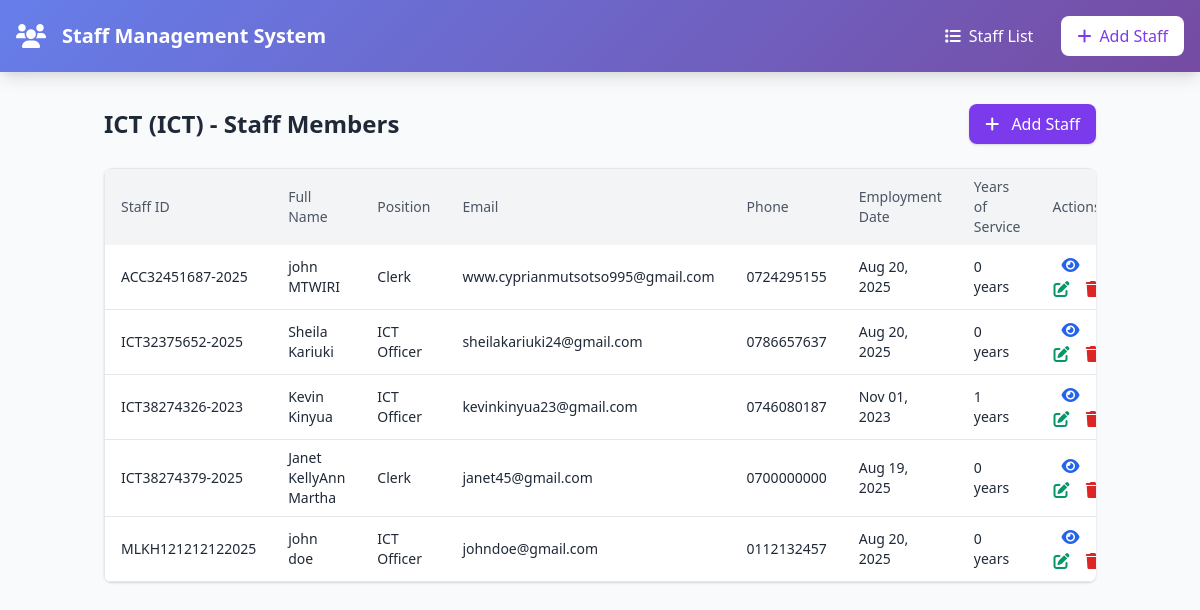
The app's page /department/1/ (signed in), older data.
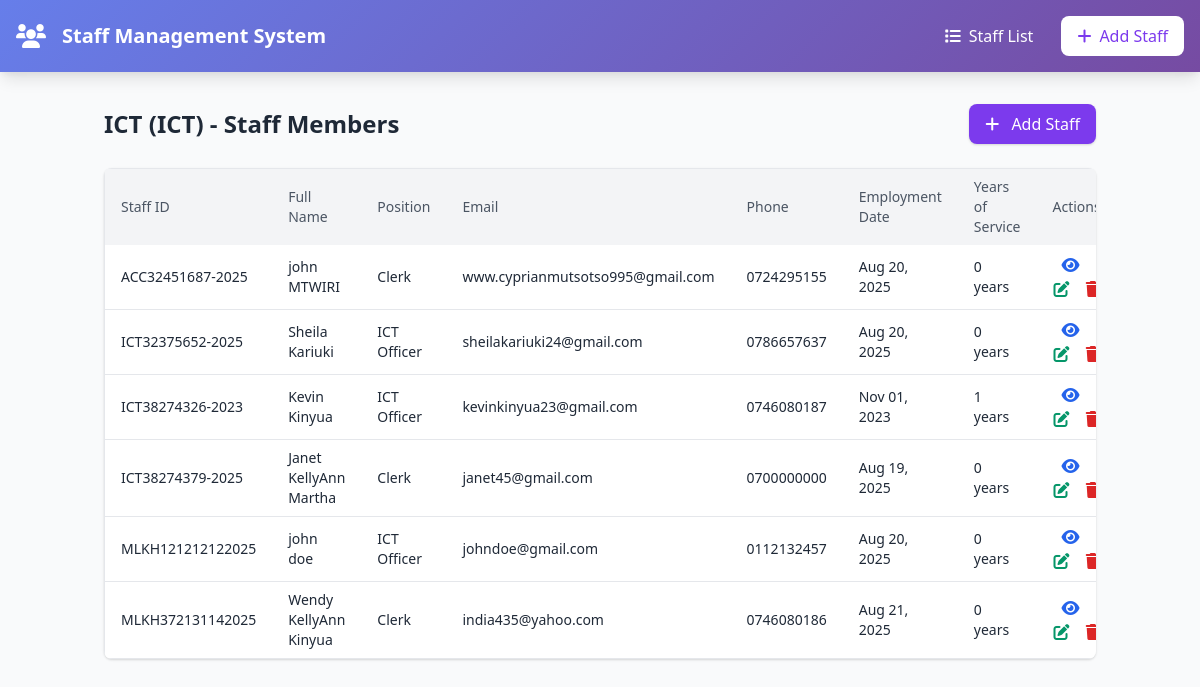
The same page, newer data.
### core/models.py (models this page shows, shortened)
class Staff(models.Model):
    GENDER_CHOICES = [
        ('M', 'Male'),
        ('F', 'Female'),
        ('O', 'Other'),
    ]
    EMPLOYMENT_STATUS_CHOICES = [
        ('ACTIVE', 'Active'),
        ('INACTIVE', 'Inactive'),
        ('TERMINATED', 'Terminated'),
        ('RETIRED', 'Retired'),
    ]
    EMPLOYMENT_CATEGORY_CHOICES = [
        ('LOCUM', 'Locum'),
        ('CASUAL', 'Casual'),
    ]
    user = models.OneToOneField(User, on_delete=models.CASCADE, null=True, blank=True, verbose_name=_("User Account"))
    first_name = models.CharField(max_length=50, verbose_name=_("First Name"))
    middle_name = models.CharField(max_length=50, blank=True, null=True, verbose_name=_("Middle Name"))
    last_name = models.CharField(max_length=50, verbose_name=_("Last Name"))
    email = models.EmailField(unique=True, verbose_name=_("Email"))
    phone = models.CharField(max_length=15, verbose_name=_("Phone Number"))
    gender = models.CharField(max_length=1, choices=GENDER_CHOICES, verbose_name=_("Gender"))
    date_of_birth = models.DateField(verbose_name=_("Date of Birth"))
    national_id = models.CharField(max_length=20, unique=True, verbose_name=_("National ID"))
    address = models.TextField(verbose_name=_("Address"))
    department = models.ForeignKey(Department, on_delete=models.CASCADE, related_name='staff_members', verbose_name=_("Department"))
    position = models.CharField(max_length=100, verbose_name=_("Position"))
    employment_date = models.DateField(verbose_name=_("Employment Date"))
    employment_status = models.CharField(
        max_length=20,
        choices=EMPLOYMENT_STATUS_CHOICES,
        default='ACTIVE',
        verbose_name=_("Employment Status")
    )
    employment_category = models.CharField(max_length=20, choices=EMPLOYMENT_CATEGORY_CHOICES)
    salary = models.DecimalField(max_digits=10, decimal_places=2, blank=True, null=True, verbose_name=_("Salary"))
    emergency_contact_name = models.CharField(max_length=100, blank=True, null=True, verbose_name=_("Emergency Contact Name"))
    emergency_contact_phone = models.CharField(max_length=15, blank=True, null=True, verbose_name=_("Emergency Contact Phone"))
    emergency_contact_relationship = models.CharField(max_length=50, blank=True, null=True, verbose_name=_("Emergency Contact Relationship"))
    kra_pin = models.CharField(
        max_length=11,
        unique=True,
        blank=True,
        null=True,
        validators=[RegexValidator(r'^[A-Za-z][0-9]{9}[A-Za-z]$', 'KRA PIN must be 11 characters: 1 letter, 9 digits, 1 letter')],
        verbose_name=_("KRA PIN")
    )
    unique_id = models.CharField(max_length=30, unique=True, editable=False, verbose_name=_("Unique ID"))
    is_admin = models.BooleanField(default=False, verbose_name=_("Is Admin"))
    created_at = models.DateTimeField(auto_now_add=True)
    updated_at = models.DateTimeField(auto_now=True)
    @property
    def full_name(self):
        if self.middle_name:
            return f"{self.first_name} {self.middle_name} {self.last_name}"
        return f"{self.first_name} {self.last_name}"
    @property
    def years_of_service(self):
        current_date = timezone.now().date()
        years = current_date.year - self.employment_date.year
        if (current_date.month, current_date.day) < (self.employment_date.month, self.employment_date.day):
            years -= 1
        return max(0, years)
    class Meta:
        ordering = ['unique_id']
        verbose_name_plural = "Staff"

### core/views.py (the view)
# urls.py: path('department/<int:dept_id>/', views.department_staff, name='department_staff'),
@login_required
def department_staff(request, dept_id):
    department = get_object_or_404(Department, id=dept_id)
    staff_list = Staff.objects.filter(department=department)
    return render(request, 'department_staff.html', {
        'department': department,
        'staff_list': staff_list
    })

### templates/department_staff.html (shortened to what this page needs)
{% extends 'base.html' %}
{% block content %}
<div class="container mx-auto px-4 py-8">
    <div class="max-w-6xl mx-auto">
        <div class="flex justify-between items-center mb-6">
            <h2 class="text-2xl font-bold text-gray-800">
                {{ department.name }} ({{ department.code }}) - Staff Members
            </h2>
            <a href="{% url 'core:staff_create' %}" class="bg-purple-600 hover:bg-purple-700 text-white px-4 py-2 rounded-lg shadow">
                <i class="fas fa-plus mr-2"></i> Add Staff
            </a>
        </div>
        {% if not staff_list %}
            <div class="bg-yellow-100 border-l-4 border-yellow-500 text-yellow-700 p-4 rounded-lg">
                <p>No staff members have been added to this department yet.</p>
            </div>
        {% else %}
            <div class="overflow-x-auto bg-white rounded-lg shadow">
                <table class="min-w-full border border-gray-200">
                    <thead class="bg-gray-100">
                        <tr>
                            <th class="px-4 py-2 text-left text-sm font-medium text-gray-600">Staff ID</th>
                            <th class="px-4 py-2 text-left text-sm font-medium text-gray-600">Full Name</th>
                            <th class="px-4 py-2 text-left text-sm font-medium text-gray-600">Position</th>
                            <th class="px-4 py-2 text-left text-sm font-medium text-gray-600">Email</th>
                            <th class="px-4 py-2 text-left text-sm font-medium text-gray-600">Phone</th>
                            <th class="px-4 py-2 text-left text-sm font-medium text-gray-600">Employment Date</th>
                            <th class="px-4 py-2 text-left text-sm font-medium text-gray-600">Years of Service</th>
                            <th class="px-4 py-2 text-center text-sm font-medium text-gray-600">Actions</th>
                        </tr>
                    </thead>
                    <tbody class="divide-y divide-gray-200">
                        {% for staff in staff_list %}
                            <tr class="hover:bg-gray-50">
                                <td class="px-4 py-2 text-sm text-gray-800">{{ staff.unique_id }}</td>
                                <td class="px-4 py-2 text-sm text-gray-800">{{ staff.full_name }}</td>
                                <td class="px-4 py-2 text-sm text-gray-800">{{ staff.position }}</td>
                                <td class="px-4 py-2 text-sm text-gray-800">{{ staff.email }}</td>
                                <td class="px-4 py-2 text-sm text-gray-800">{{ staff.phone }}</td>
                                <td class="px-4 py-2 text-sm text-gray-800">{{ staff.employment_date|date:"M d, Y" }}</td>
                                <td class="px-4 py-2 text-sm text-gray-800">{{ staff.years_of_service }} years</td>
                                <td class="px-4 py-2 text-center">
                                    <a href="{% url 'core:staff_detail' staff.unique_id %}" class="text-blue-600 hover:text-blue-800 mr-3">
                                        <i class="fas fa-eye"></i>
                                    </a>
                                    <a href="{% url 'core:staff_update' staff.unique_id %}" class="text-green-600 hover:text-green-800 mr-3">
                                        <i class="fas fa-edit"></i>
                                    </a>
                                    <a href="#" class="text-red-600 hover:text-red-800" onclick="return confirmDelete('{{ staff.unique_id }}', '{{ staff.full_name }}')">
                                        <i class="fas fa-trash"></i>
                                    </a>
                                </td>
                            </tr>
                        {% endfor %}
                    </tbody>
                </table>
            </div>
        {% endif %}
    </div>
</div>
{% endblock %}

Row changes from the older to the newer data that the page shows:
added Staff: unique_id "MLKH372131142025", full_name "Wendy KellyAnn Kinyua", position "Clerk", email "india435@yahoo.com", phone "0746080186", employment_date "Aug 21, 2025", years_of_service "0"
